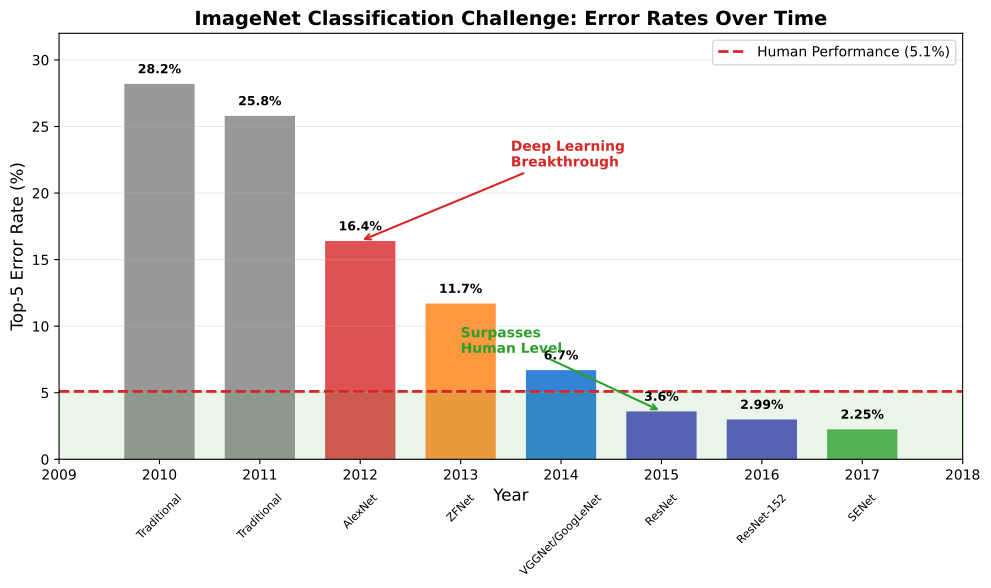

This chart was generated by the following Python code:
CHART_METADATA = {
    'title': 'ImageNet Error Rates',
    'url': 'https://github.com/QuantLet/neural-networks-introduction/tree/main/imagenet_error_rates'
}

import matplotlib.pyplot as plt
import numpy as np

# Color palette
mlpurple = '#3333B2'
mlblue = '#0066CC'
mlorange = '#FF7F0E'
mlgreen = '#2CA02C'
mlred = '#D62728'
mlgray = '#7F7F7F'

fig, ax = plt.subplots(1, 1, figsize=(10, 6))

# ImageNet Top-5 error rates
years = [2010, 2011, 2012, 2013, 2014, 2015, 2016, 2017]
errors = [28.2, 25.8, 16.4, 11.7, 6.7, 3.6, 2.99, 2.25]
models = ['Traditional', 'Traditional', 'AlexNet', 'ZFNet', 'VGGNet/GoogLeNet', 'ResNet', 'ResNet-152', 'SENet']

# Human-level performance
human_error = 5.1

# Color by type
colors = [mlgray, mlgray, mlred, mlorange, mlblue, mlpurple, mlpurple, mlgreen]

bars = ax.bar(years, errors, color=colors, alpha=0.8, width=0.7)

# Human baseline
ax.axhline(y=human_error, color=mlred, linestyle='--', lw=2, label=f'Human Performance ({human_error}%)')
ax.fill_between([2009, 2018], 0, human_error, alpha=0.1, color=mlgreen)

# Add labels
for year, error, model, bar in zip(years, errors, models, bars):
    ax.text(year, error + 0.8, f'{error}%', ha='center', fontsize=9, fontweight='bold')
    ax.text(year, -2.5, model, ha='center', fontsize=8, rotation=45, va='top')

ax.set_xlabel('Year', fontsize=12)
ax.set_ylabel('Top-5 Error Rate (%)', fontsize=12)
ax.set_title('ImageNet Classification Challenge: Error Rates Over Time', fontsize=14, fontweight='bold')
ax.legend(loc='upper right')
ax.grid(True, alpha=0.3, axis='y')
ax.set_xlim(2009, 2018)
ax.set_ylim(0, 32)

# Annotation
ax.annotate('Deep Learning\nBreakthrough', xy=(2012, 16.4), xytext=(2013.5, 22),
            arrowprops=dict(arrowstyle='->', color=mlred, lw=1.5),
            fontsize=10, color=mlred, fontweight='bold')

ax.annotate('Surpasses\nHuman Level', xy=(2015, 3.6), xytext=(2013, 8),
            arrowprops=dict(arrowstyle='->', color=mlgreen, lw=1.5),
            fontsize=10, color=mlgreen, fontweight='bold')

plt.tight_layout()
plt.savefig('imagenet_error_rates.pdf', bbox_inches='tight', dpi=300)
plt.savefig('imagenet_error_rates.png', bbox_inches='tight', dpi=300)
plt.close()
print("Generated: imagenet_error_rates.pdf")
